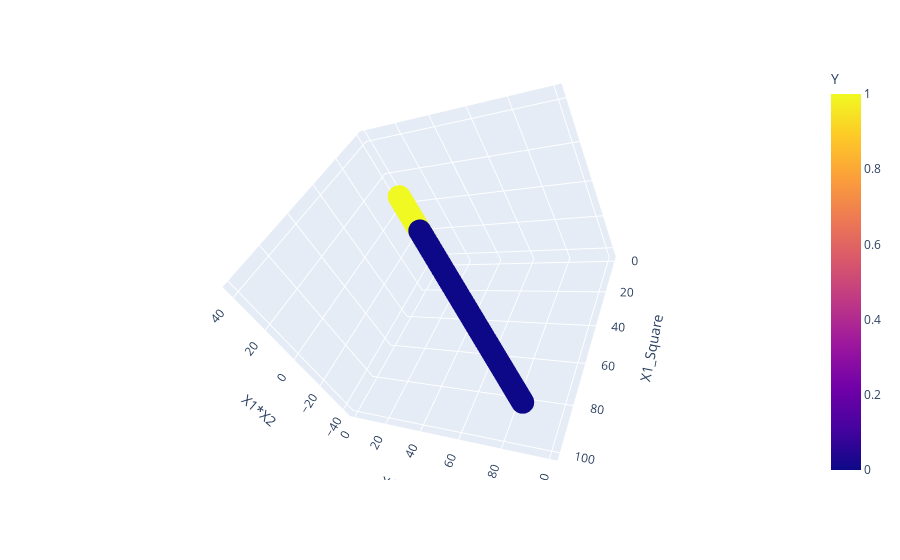

Source (notebook cell):
### Code cell
fig = px.scatter_3d(df, x='X1_Square', y='X1_Square', z='X1*X2',
              color='Y')
fig.show()

### Figure 1 — Plotly figure (JSON) as saved in the notebook; plotly's stock layout.template omitted (floating-point values rounded to 4 significant figures; data arrays with more than 128 entries replaced by an {"elided": "..."} marker saying what was removed)
{"data": [{"hovertemplate": "X1_Square=%{y}<br>X1*X2=%{z}<br>Y=%{marker.color}<extra></extra>", "legendgroup": "", "marker": {"color": {"elided": "400 int values"}, "coloraxis": "coloraxis", "symbol": "circle"}, "mode": "markers", "name": "", "scene": "scene", "showlegend": false, "type": "scatter3d", "x": {"elided": "400 float values"}, "y": {"elided": "400 float values"}, "z": {"elided": "400 float values"}}], "layout": {"autosize": true, "coloraxis": {"colorbar": {"title": {"text": "Y"}}, "colorscale": [[0, "#0d0887"], [0.1111, "#46039f"], [0.2222, "#7201a8"], [0.3333, "#9c179e"], [0.4444, "#bd3786"], [0.5556, "#d8576b"], [0.6667, "#ed7953"], [0.7778, "#fb9f3a"], [0.8889, "#fdca26"], [1, "#f0f921"]]}, "legend": {"tracegroupgap": 0}, "margin": {"t": 60}, "scene": {"aspectmode": "auto", "aspectratio": {"x": 1.049, "y": 1.049, "z": 0.9086}, "camera": {"center": {"x": 0, "y": 0, "z": 0}, "eye": {"x": 1.25, "y": 1.25, "z": 1.25}, "projection": {"type": "perspective"}, "up": {"x": -0.2496, "y": 0.3447, "z": 0.9049}}, "domain": {"x": [0, 1], "y": [0, 1]}, "xaxis": {"title": {"text": "X1_Square"}, "type": "linear"}, "yaxis": {"title": {"text": "X1_Square"}, "type": "linear"}, "zaxis": {"title": {"text": "X1*X2"}, "type": "linear"}}}}
